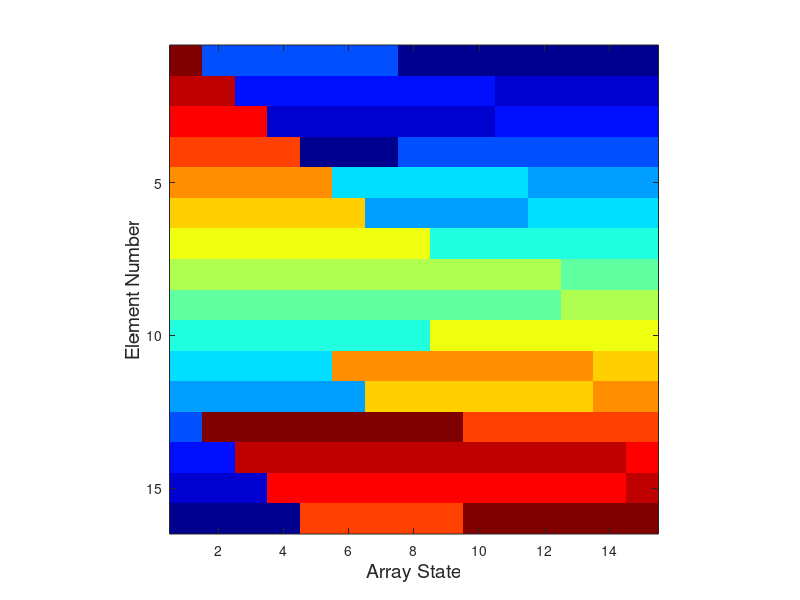

This chart was generated by the following MATLAB code:
%%%%%%%%%%%%%%%%%%%%%%%%%%%%%%%%%%%%%%%%%%%%%%%%%%%%%%%%%%%%%%%%%%%%%%%%%%%
% TItle: Comb Sort Algorithm Visualisation for Reversed Arrays
% Author: 
% Rev Date: 
%%%%%%%%%%%%%%%%%%%%%%%%%%%%%%%%%%%%%%%%%%%%%%%%%%%%%%%%%%%%%%%%%%%%%%%%%%%
clear all;
close all;
clc;
N = 16; % Length of array to be sorted
V = N:-1:1; % Generate an array containing integers from N down to 1
changeNumber = 1;
arrayState(1:N,changeNumber) = V;
changeNumber = changeNumber + 1;
shrink = 1.3; % shrink > 1

gap = N;
isSorted = false;
swapped = true;
while ((gap > 1) || (~isSorted == true))
    gap = max(floor(gap/shrink),1);  % Update gap
    currentPos = 1;  % Bubble sort with given gap
    isSorted = true;
    while ((currentPos + gap) <= N)
        if (V(currentPos) > V(currentPos + gap))
            temp = V(currentPos);
            V(currentPos) = V(currentPos+gap);
            V(currentPos+gap) = temp;
            isSorted = false;
            arrayState(1:N,changeNumber) = V;
            changeNumber = changeNumber + 1;
        end % if
        currentPos = currentPos + 1;
    end % while
end


figure;
imagesc(arrayState);
axis square;
colormap jet;
ylabel('Element Number','FontSize',14);
xlabel('Array State','FontSize',14);
% Store High-resolution Image Suitable for use in Reports
print -f1 -r300 -dbmp combSortVisualisation.bmp